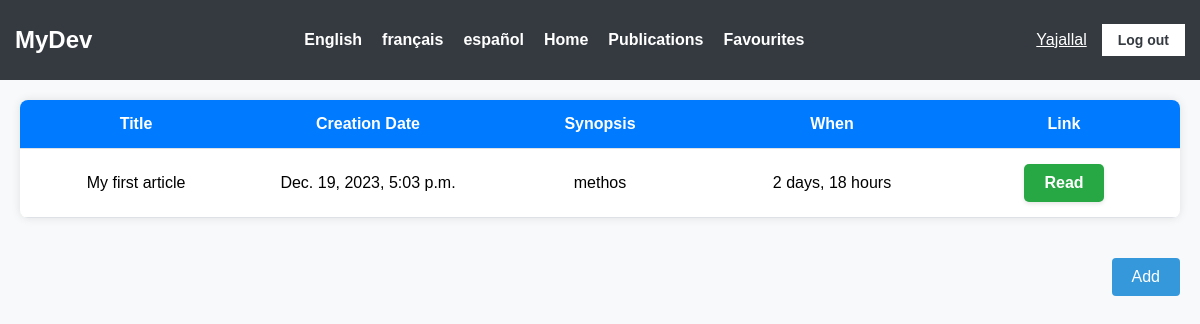
/en/publications/ (signed in), run on the app's committed database.
### medium/models.py (models this page shows, shortened)
class Article(models.Model):
    title = models.CharField(max_length=64, null=False)
    author = models.ForeignKey(User, null=False, on_delete=models.CASCADE)
    created = models.DateTimeField(auto_now_add=True, null=False)
    synopsis = models.CharField(max_length=312, null=False)
    content = models.TextField(null=False)

### medium/views.py (the view)
class Publications(TemplateView):
    template_name = 'publications.html'
    def get(self, request: HttpRequest, *args: Any, **kwargs: Any) -> HttpResponse:
        if not request.user.is_authenticated:
            return redirect('login_view')
        return super().get(request, *args, **kwargs)
    def get_context_data(self, **kwargs: Any) -> dict[str, Any]:
        context =  super().get_context_data(**kwargs)
        context['publications'] = Article.objects.filter(author__username=str(self.request.user))
        return context
    def dispatch(self, request: HttpRequest, *args: Any, **kwargs: Any) -> HttpResponse:
        if self.request.method == 'POST':
            if 'action' in self.request.POST and self.request.POST['action'] == 'logout':
                logout(request)
                return redirect('login_view')
        return super().dispatch(request, *args, **kwargs)

### medium/templates/publications.html (shortened to what this page needs)
{% load i18n %}
<!DOCTYPE html>
<html lang="en">
<head>
</head>
<body>
    {% include 'navbar.html' %}
    <div class="articles">
        {% if publications|length == 0 %}
            <h1>No Publications Available</h1>
        {% else %}
            <table>
                <thead>
                    <tr>
                        <th>Title</th>
                        <th>Creation Date</th>
                        <th>Synopsis</th>
                        <th>When</th>
                        <th>Link</th>
                    </tr>
                </thead>
                <tbody>
                    {% for publication in publications|dictsortreversed:"created" %}
                        <tr>
                            <td>{{publication.title}}</td>
                            <td>{{publication.created}}</td>
                            <td>{{publication.synopsis|truncatechars:20}}</td>
                            <td>{{publication.created|timesince}}</td>
                            {% url 'details_view' pk=publication.id as details_url %}
                            <td><a href="{{ details_url }}"><button class="success-button">{% trans "Read"%}</button></a></td>
                        </tr>
                    {% endfor %}
                </tbody>
            </table>
        {% endif %}
    </div>
    <div class="add-button">
        {% url 'publish_view' as publish_url %}
        <a href="{{publish_url}}">
            <button >{% trans "Add" %}</button>
        </a>
    </div>
</body>
</html>

### medium/templates/navbar.html (shortened to what this page needs)
{% load i18n %}
<!DOCTYPE html>
<html lang="en">
<head>
</head>
<body>
    <div class="navbar">
        <div class="logo">MyDev</div>
        <ul class="nav-links">
            {% get_current_language as CURRENT_LANGUAGE %}
            {% get_available_languages as AVAILABLE_LANGUAGES %}
            {% get_language_info_list for AVAILABLE_LANGUAGES as languages %}
            {% for language in languages %}
            <li>
              <a href="/{{ language.code }}/"
                {% if language.code == CURRENT_LANGUAGE %} class="active"{% endif %}>
                    {% trans language.name_local %}
              </a>
            </li>
          {% endfor %}
            {% url 'home_view' as home_url %}
            <li><a href="{{ home_url }}">{% trans "Home" %}</a></li>
            {% if user.is_authenticated %}
                {% url 'publications_view' as publications_url %}
                {% url 'favourites_view' as favourite_url %}
                <li><a href="{{publications_url}}">{% trans "Publications" %}</a></li>
                <li><a href="{{favourite_url}}">{% trans "Favourites" %}</a></li>
            {% endif %}
        </ul>
        {% if user.is_authenticated %}
            <div class="auth-buttons">
                <p class="username">{{ user.username }}</p>
                <form method="POST">
                    <button name="action" value="logout">{% trans "Log out" %}</button>
                </form>
            </div>
        {% endif %}
    </div>
</body>
</html>

### medium/templates/publications.html (style rules this page uses)
body { font-family: 'Segoe UI', Tahoma, Geneva, Verdana, sans-serif; }
.articles { background-color: #f8f9fa; margin: 0; padding: 0; display: flex; justify-content: center; }
table { width: 100%; border-collapse: collapse; background-color: #fff; box-shadow: 0 0 10px rgba(0, 0, 0, 0.1); border-radius: 8px; overflow: hidden; margin: 20px; }
th, td { padding: 15px; text-align: center; border-bottom: 1px solid #dee2e6; width: 20%; }
th { background-color: #007bff; color: #fff; }
.success-button { display: inline-block; padding: 10px 20px; font-size: 16px; font-weight: bold; text-align: center; text-decoration: none; color: #ffffff; background-color: #28a745; border-radius: 5px; border: none; cursor: pointer; box-shadow: 0 2px 4px rgba(0, 0, 0, 0.1); transition: background-color 0.3s ease; }
.add-button { width: 100%; display: flex; justify-content: end; }
.add-button button { display: inline-block; padding: 10px 20px; font-size: 16px; text-align: center; text-decoration: none; cursor: pointer; border: none; border-radius: 4px; background-color: #3498db; color: #fff; transition: background-color 0.3s; margin: 20px; }

### medium/templates/navbar.html (style rules this page uses)
body { font-family: 'Arial', sans-serif; margin: 0; padding: 0; background-color: #f8f9fa; }
.navbar { background-color: #343a40; padding: 15px; display: flex; justify-content: space-between; align-items: center; }
.logo { color: #ffffff; font-size: 24px; font-weight: bold; text-decoration: none; }
.nav-links { list-style: none; margin: 0; padding: 0; display: flex; }
.nav-links li { margin-right: 20px; }
.nav-links a { text-decoration: none; color: #ffffff; font-weight: bold; font-size: 16px; }
.auth-buttons { display: flex; align-items: center; }
.auth-buttons button { margin-left: 15px; padding: 8px 16px; border: none; cursor: pointer; font-size: 14px; font-weight: bold; color: #343a40; background-color: #ffffff; }
a { text-decoration: none; }
.username { color: white; text-decoration: underline; cursor: pointer; text-transform: capitalize; }

### data on the page
Article: title "My first article", created "Dec. 19, 2023, 5:03 p.m.", synopsis "methos", created "2 days, 18 hours"

### other printed values
{{ user.username }} "Yajallal"
